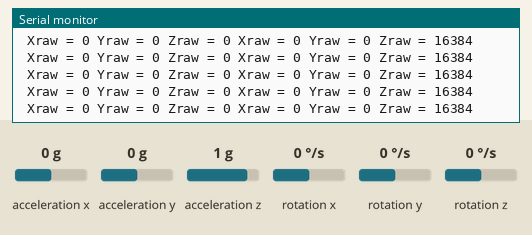
Bench run of a sketch on a simulated Arduino Uno, built with avr-gcc and run on an emulated ATmega328P. On the bench: the last lines printed to the serial monitor. Inputs (shaded band) come from the test bench; at power-on: acceleration z 1 g, rotation x 0 °/s, acceleration x 0 g, acceleration y 0 g, rotation y 0 °/s, rotation z 0 °/s.

Above: at 1.2 s.
1.3 s: acceleration z set to -1.4 g
At 2.4 s:
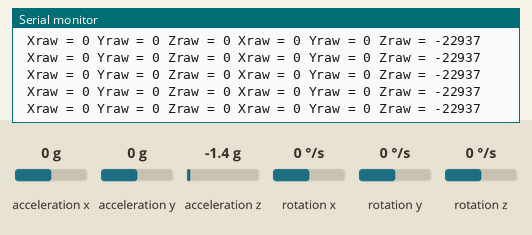
4.3 s: rotation x set to -192 °/s
At 5.4 s:
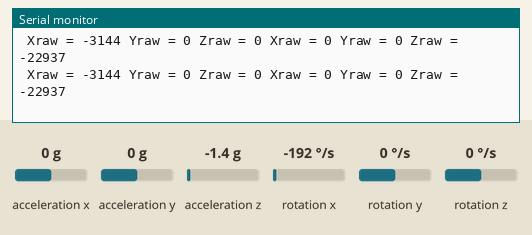
7.3 s: acceleration x set to -1.4 g
At 7.9 s:
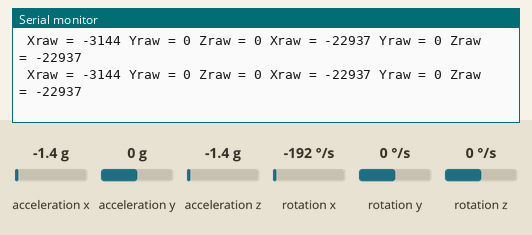
10.3 s: acceleration y set to -1.4 g
At 11.4 s:
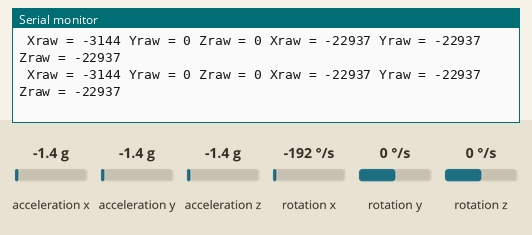
11.8 s: rotation y set to -192 °/s
At 12.6 s:
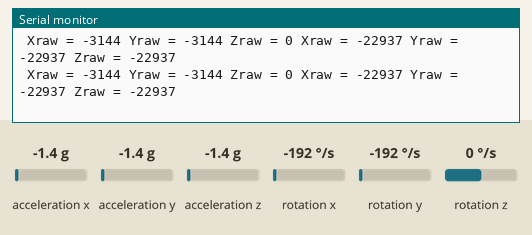
14.8 s: acceleration x set to 0 g
At 15.6 s:
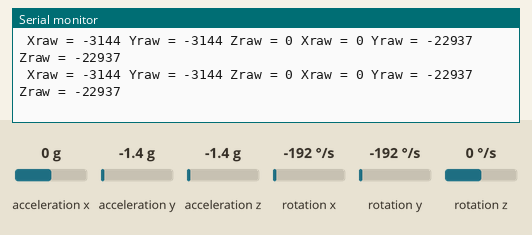

Measured:
- after the input at 1.3 s, the serial monitor: prints a new line at once (image 1)
- after the input at 4.3 s, the serial monitor: prints a new line at once (image 2)
- after the input at 7.3 s, the serial monitor: prints a new line at once (image 3)
- after the input at 10.3 s, the serial monitor: prints a new line at once (image 4)
- after the input at 11.8 s, the serial monitor: prints a new line at once (image 5)
- after the input at 14.8 s, the serial monitor: prints a new line at once (image 6)

The sketch:

AccelGyro.ino
```cpp
#include <Wire.h>
#include <MPU6050.h>

MPU6050 mpu;

void setup()
{
  Serial.begin(115200);

  // Initialize MPU6050
  Serial.println("Initialize MPU6050");
  while (!mpu.begin(MPU6050_SCALE_2000DPS, MPU6050_RANGE_2G))
  {
    Serial.println("Could not find a valid MPU6050 sensor, check wiring!");
    delay(500);
  }

  // Check settings
  checkSettings();
}

void checkSettings()
{
  Serial.println();

  Serial.print(" * Sleep Mode:        ");
  Serial.println(mpu.getSleepEnabled() ? "Enabled" : "Disabled");

  Serial.print(" * Clock Source:      ");
  switch (mpu.getClockSource())
  {
    case MPU6050_CLOCK_KEEP_RESET:     Serial.println("Stops the clock and keeps the timing generator in reset"); break;
    case MPU6050_CLOCK_EXTERNAL_19MHZ: Serial.println("PLL with external 19.2MHz reference"); break;
    case MPU6050_CLOCK_EXTERNAL_32KHZ: Serial.println("PLL with external 32.768kHz reference"); break;
    case MPU6050_CLOCK_PLL_ZGYRO:      Serial.println("PLL with Z axis gyroscope reference"); break;
    case MPU6050_CLOCK_PLL_YGYRO:      Serial.println("PLL with Y axis gyroscope reference"); break;
    case MPU6050_CLOCK_PLL_XGYRO:      Serial.println("PLL with X axis gyroscope reference"); break;
    case MPU6050_CLOCK_INTERNAL_8MHZ:  Serial.println("Internal 8MHz oscillator"); break;
  }

  Serial.print(" * Gyroscope:         ");
  switch (mpu.getScale())
  {
    case MPU6050_SCALE_2000DPS:        Serial.println("2000 dps"); break;
    case MPU6050_SCALE_1000DPS:        Serial.println("1000 dps"); break;
    case MPU6050_SCALE_500DPS:         Serial.println("500 dps"); break;
    case MPU6050_SCALE_250DPS:         Serial.println("250 dps"); break;
  }

  Serial.print(" * Gyroscope offsets: ");
  Serial.print(mpu.getGyroOffsetX());
  Serial.print(" / ");
  Serial.print(mpu.getGyroOffsetY());
  Serial.print(" / ");
  Serial.println(mpu.getGyroOffsetZ());

  Serial.println();
}

int correction(int value){
   if (value > 65535 / 2) {
    value -= 65535;
  }
  return value;
}

void loop()
{
  Vector rawGyro = mpu.readRawGyro();

  Serial.print(" Xraw = ");
  Serial.print(correction(rawGyro.XAxis));
  Serial.print(" Yraw = ");
  Serial.print(correction(rawGyro.YAxis));
  Serial.print(" Zraw = ");
  Serial.print(correction(rawGyro.ZAxis));

  Vector rawAccel = mpu.readRawAccel();

  Serial.print(" Xraw = ");
  Serial.print(correction(rawAccel.XAxis));
  Serial.print(" Yraw = ");
  Serial.print(correction(rawAccel.YAxis));
  Serial.print(" Zraw = ");
  Serial.print(correction(rawAccel.ZAxis));

  Serial.println();
  delay(10);
}
```
